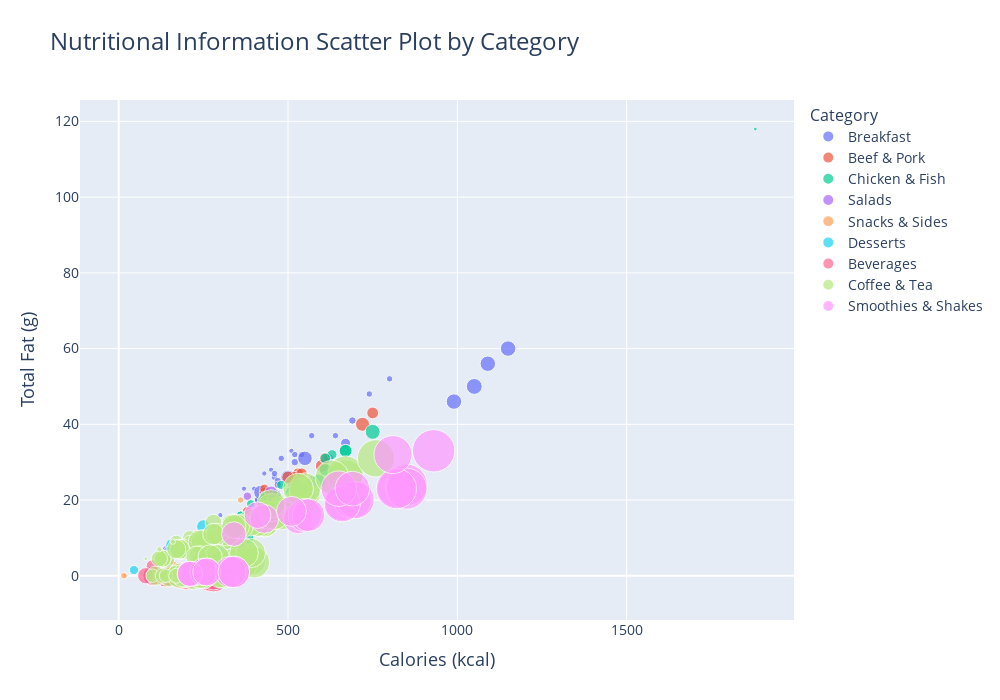

Notebook cell for this chart:
### Code cell
# scatter plot
fig = px.scatter(data, 
                  x="Calories", 
                 y="Total Fat", 
                 size="Sugars", 
                 color="Category",  # Use Category for color coding
                 hover_name="Item",
                 title="Nutritional Information Scatter Plot by Category",
                 labels={"Calories": "Calories (kcal)", "Total Fat": "Total Fat (g)"},
                 size_max=30)
fig.update_layout(
    width=1000,  # Set the width of the plot
    height=700,  # Set the height of the plot
    title_font=dict(size=24),
    xaxis_title_font=dict(size=18),
    yaxis_title_font=dict(size=18),
    legend_title_font=dict(size=16),
    font=dict(size=14)  # General font size
)

# Show the plot
fig.show()

### Figure 1 — Plotly figure (JSON) as saved in the notebook; plotly's stock layout.template omitted (floating-point values rounded to 4 significant figures)
{"data": [{"hovertemplate": "<b>%{hovertext}</b><br><br>Category=Breakfast<br>Calories (kcal)=%{x}<br>Total Fat (g)=%{y}<br>Sugars=%{marker.size}<extra></extra>", "hovertext": ["Egg McMuffin", "Egg White Delight", "Sausage McMuffin", "Sausage McMuffin with Egg", "Sausage McMuffin with Egg Whites", "Steak & Egg McMuffin", "Bacon, Egg & Cheese Biscuit (Regular Biscuit)", "Bacon, Egg & Cheese Biscuit (Large Biscuit)", "Bacon, Egg & Cheese Biscuit with Egg Whites (Regular Biscuit)", "Bacon, Egg & Cheese Biscuit with Egg Whites (Large Biscuit)", "Sausage Biscuit (Regular Biscuit)", "Sausage Biscuit (Large Biscuit)", "Sausage Biscuit with Egg (Regular Biscuit)", "Sausage Biscuit with Egg (Large Biscuit)", "Sausage Biscuit with Egg Whites (Regular Biscuit)", "Sausage Biscuit with Egg Whites (Large Biscuit)", "Southern Style Chicken Biscuit (Regular Biscuit)", "Southern Style Chicken Biscuit (Large Biscuit)", "Steak & Egg Biscuit (Regular Biscuit)", "Bacon, Egg & Cheese McGriddles", "Bacon, Egg & Cheese McGriddles with Egg Whites", "Sausage McGriddles", "Sausage, Egg & Cheese McGriddles", "Sausage, Egg & Cheese McGriddles with Egg Whites", "Bacon, Egg & Cheese Bagel", "Bacon, Egg & Cheese Bagel with Egg Whites", "Steak, Egg & Cheese Bagel", "Big Breakfast (Regular Biscuit)", "Big Breakfast (Large Biscuit)", "Big Breakfast with Egg Whites (Regular Biscuit)", "Big Breakfast with Egg Whites (Large Biscuit)", "Big Breakfast with Hotcakes (Regular Biscuit)", "Big Breakfast with Hotcakes (Large Biscuit)", "Big Breakfast with Hotcakes and Egg Whites (Regular Biscuit)", "Big Breakfast with Hotcakes and Egg Whites (Large Biscuit)", "Hotcakes", "Hotcakes and Sausage", "Sausage Burrito", "Hash Brown", "Cinnamon Melts", "Fruit & Maple Oatmeal", "Fruit & Maple Oatmeal without Brown Sugar"], "legendgroup": "Breakfast", "marker": {"color": "#636efa", "size": [3, 3, 2, 2, 2, 3, 3, 4, 3, 4, 2, 3, 2, 3, 3, 3, 3, 4, 3, 15, 16, 15, 15, 15, 7, 8, 7, 3, 3, 3, 4, 17, 17, 17, 18, 14, 14, 2, 0, 32, 32, 18], "sizemode": "area", "sizeref": 0.1422, "symbol": "circle"}, "mode": "markers", "name": "Breakfast", "orientation": "v", "showlegend": true, "type": "scatter", "x": [300, 250, 370, 450, 400, 430, 460, 520, 410, 470, 430, 480, 510, 570, 460, 520, 410, 470, 540, 460, 400, 420, 550, 500, 620, 570, 670, 740, 800, 640, 690, 1090, 1150, 990, 1050, 350, 520, 300, 150, 460, 290, 260], "xaxis": "x", "y": [13, 8, 23, 28, 23, 23, 26, 30, 20, 25, 27, 31, 33, 37, 27, 32, 20, 24, 32, 21, 15, 22, 31, 26, 31, 25, 35, 48, 52, 37, 41, 56, 60, 46, 50, 9, 24, 16, 9, 19, 4, 4], "yaxis": "y"}, {"hovertemplate": "<b>%{hovertext}</b><br><br>Category=Beef & Pork<br>Calories (kcal)=%{x}<br>Total Fat (g)=%{y}<br>Sugars=%{marker.size}<extra></extra>", "hovertext": ["Big Mac", "Quarter Pounder with Cheese", "Quarter Pounder with Bacon & Cheese", "Quarter Pounder with Bacon Habanero Ranch", "Quarter Pounder Deluxe", "Double Quarter Pounder with Cheese", "Hamburger", "Cheeseburger", "Double Cheeseburger", "Bacon Clubhouse Burger", "McDouble", "Bacon McDouble", "Daily Double", "Jalapeño Double", "McRib"], "legendgroup": "Beef & Pork", "marker": {"color": "#EF553B", "size": [9, 10, 12, 10, 9, 10, 6, 7, 7, 14, 7, 7, 7, 6, 11], "sizemode": "area", "sizeref": 0.1422, "symbol": "circle"}, "mode": "markers", "name": "Beef & Pork", "orientation": "v", "showlegend": true, "type": "scatter", "x": [530, 520, 600, 610, 540, 750, 240, 290, 430, 720, 380, 440, 430, 430, 500], "xaxis": "x", "y": [27, 26, 29, 31, 27, 43, 8, 11, 21, 40, 17, 22, 22, 23, 26], "yaxis": "y"}, {"hovertemplate": "<b>%{hovertext}</b><br><br>Category=Chicken & Fish<br>Calories (kcal)=%{x}<br>Total Fat (g)=%{y}<br>Sugars=%{marker.size}<extra></extra>", "hovertext": ["Premium Crispy Chicken Classic Sandwich", "Premium Grilled Chicken Classic Sandwich", "Premium Crispy Chicken Club Sandwich", "Premium Grilled Chicken Club Sandwich", "Premium Crispy Chicken Ranch BLT Sandwich", "Premium Grilled Chicken Ranch BLT Sandwich", "Bacon Clubhouse Crispy Chicken Sandwich", "Bacon Clubhouse Grilled Chicken Sandwich", "Southern Style Crispy Chicken Sandwich", "McChicken", "Bacon Cheddar McChicken", "Bacon Buffalo Ranch McChicken", "Buffalo Ranch McChicken", "Premium McWrap Chicken & Bacon (Crispy Chicken)", "Premium McWrap Chicken & Bacon (Grilled Chicken)", "Premium McWrap Chicken & Ranch (Crispy Chicken)", "Premium McWrap Chicken & Ranch (Grilled Chicken)", "Premium McWrap Southwest Chicken (Crispy Chicken)", "Premium McWrap Southwest Chicken (Grilled Chicken)", "Premium McWrap Chicken Sweet Chili (Crispy Chicken)", "Premium McWrap Chicken Sweet Chili (Grilled Chicken)", "Chicken McNuggets (4 piece)", "Chicken McNuggets (6 piece)", "Chicken McNuggets (10 piece)", "Chicken McNuggets (20 piece)", "Chicken McNuggets (40 piece)", "Filet-O-Fish"], "legendgroup": "Chicken & Fish", "marker": {"color": "#00cc96", "size": [10, 8, 11, 9, 11, 9, 16, 14, 7, 5, 6, 6, 5, 7, 6, 8, 6, 12, 10, 14, 12, 0, 0, 0, 0, 1, 5], "sizemode": "area", "sizeref": 0.1422, "symbol": "circle"}, "mode": "markers", "name": "Chicken & Fish", "orientation": "v", "showlegend": true, "type": "scatter", "x": [510, 350, 670, 510, 610, 450, 750, 590, 430, 360, 480, 430, 360, 630, 480, 610, 450, 670, 520, 540, 380, 190, 280, 470, 940, 1880, 390], "xaxis": "x", "y": [22, 9, 33, 20, 28, 15, 38, 25, 19, 16, 24, 21, 16, 32, 19, 31, 18, 33, 20, 23, 10, 12, 18, 30, 59, 118, 19], "yaxis": "y"}, {"hovertemplate": "<b>%{hovertext}</b><br><br>Category=Salads<br>Calories (kcal)=%{x}<br>Total Fat (g)=%{y}<br>Sugars=%{marker.size}<extra></extra>", "hovertext": ["Premium Bacon Ranch Salad (without Chicken)", "Premium Bacon Ranch Salad with Crispy Chicken", "Premium Bacon Ranch Salad with Grilled Chicken", "Premium Southwest Salad (without Chicken)", "Premium Southwest Salad with Crispy Chicken", "Premium Southwest Salad with Grilled Chicken"], "legendgroup": "Salads", "marker": {"color": "#ab63fa", "size": [4, 5, 4, 6, 12, 10], "sizemode": "area", "sizeref": 0.1422, "symbol": "circle"}, "mode": "markers", "name": "Salads", "orientation": "v", "showlegend": true, "type": "scatter", "x": [140, 380, 220, 140, 450, 290], "xaxis": "x", "y": [7, 21, 8, 4.5, 22, 8], "yaxis": "y"}, {"hovertemplate": "<b>%{hovertext}</b><br><br>Category=Snacks & Sides<br>Calories (kcal)=%{x}<br>Total Fat (g)=%{y}<br>Sugars=%{marker.size}<extra></extra>", "hovertext": ["Chipotle BBQ Snack Wrap (Crispy Chicken)", "Chipotle BBQ Snack Wrap (Grilled Chicken)", "Honey Mustard Snack Wrap (Crispy Chicken)", "Honey Mustard Snack Wrap (Grilled Chicken)", "Ranch Snack Wrap (Crispy Chicken)", "Ranch Snack Wrap (Grilled Chicken)", "Small French Fries", "Medium French Fries", "Large French Fries", "Kids French Fries", "Side Salad", "Apple Slices", "Fruit 'n Yogurt Parfait"], "legendgroup": "Snacks & Sides", "marker": {"color": "#FFA15A", "size": [8, 7, 3, 2, 3, 2, 0, 0, 0, 0, 2, 3, 23], "sizemode": "area", "sizeref": 0.1422, "symbol": "circle"}, "mode": "markers", "name": "Snacks & Sides", "orientation": "v", "showlegend": true, "type": "scatter", "x": [340, 260, 330, 250, 360, 280, 230, 340, 510, 110, 20, 15, 150], "xaxis": "x", "y": [15, 8, 15, 8, 20, 13, 11, 16, 24, 5, 0, 0, 2], "yaxis": "y"}, {"hovertemplate": "<b>%{hovertext}</b><br><br>Category=Desserts<br>Calories (kcal)=%{x}<br>Total Fat (g)=%{y}<br>Sugars=%{marker.size}<extra></extra>", "hovertext": ["Baked Apple Pie", "Chocolate Chip Cookie", "Oatmeal Raisin Cookie", "Kids Ice Cream Cone", "Hot Fudge Sundae", "Hot Caramel Sundae", "Strawberry Sundae"], "legendgroup": "Desserts", "marker": {"color": "#19d3f3", "size": [13, 15, 13, 6, 48, 43, 45], "sizemode": "area", "sizeref": 0.1422, "symbol": "circle"}, "mode": "markers", "name": "Desserts", "orientation": "v", "showlegend": true, "type": "scatter", "x": [250, 160, 150, 45, 330, 340, 280], "xaxis": "x", "y": [13, 8, 6, 1.5, 9, 8, 6], "yaxis": "y"}, {"hovertemplate": "<b>%{hovertext}</b><br><br>Category=Beverages<br>Calories (kcal)=%{x}<br>Total Fat (g)=%{y}<br>Sugars=%{marker.size}<extra></extra>", "hovertext": ["Coca-Cola Classic (Small)", "Coca-Cola Classic (Medium)", "Coca-Cola Classic (Large)", "Coca-Cola Classic (Child)", "Diet Coke (Small)", "Diet Coke (Medium)", "Diet Coke (Large)", "Diet Coke (Child)", "Dr Pepper (Small)", "Dr Pepper (Medium)", "Dr Pepper (Large)", "Dr Pepper (Child)", "Diet Dr Pepper (Small)", "Diet Dr Pepper (Medium)", "Diet Dr Pepper (Large)", "Diet Dr Pepper (Child)", "Sprite (Small)", "Sprite (Medium)", "Sprite (Large)", "Sprite (Child)", "1% Low Fat Milk Jug", "Fat Free Chocolate Milk Jug", "Minute Maid 100% Apple Juice Box", "Minute Maid Orange Juice (Small)", "Minute Maid Orange Juice (Medium)", "Minute Maid Orange Juice (Large)", "Dasani Water Bottle"], "legendgroup": "Beverages", "marker": {"color": "#FF6692", "size": [39, 55, 76, 28, 0, 0, 0, 0, 35, 51, 70, 26, 0, 0, 0, 0, 37, 54, 74, 27, 12, 22, 19, 30, 39, 58, 0], "sizemode": "area", "sizeref": 0.1422, "symbol": "circle"}, "mode": "markers", "name": "Beverages", "orientation": "v", "showlegend": true, "type": "scatter", "x": [140, 200, 280, 100, 0, 0, 0, 0, 140, 190, 270, 100, 0, 0, 0, 0, 140, 200, 280, 100, 100, 130, 80, 150, 190, 280, 0], "xaxis": "x", "y": [0, 0, 0, 0, 0, 0, 0, 0, 0, 0, 0, 0, 0, 0, 0, 0, 0, 0, 0, 0, 2.5, 0, 0, 0, 0, 0, 0], "yaxis": "y"}, {"hovertemplate": "<b>%{hovertext}</b><br><br>Category=Coffee & Tea<br>Calories (kcal)=%{x}<br>Total Fat (g)=%{y}<br>Sugars=%{marker.size}<extra></extra>", "hovertext": ["Iced Tea (Small)", "Iced Tea (Medium)", "Iced Tea (Large)", "Iced Tea (Child)", "Sweet Tea (Small)", "Sweet Tea (Medium)", "Sweet Tea (Large)", "Sweet Tea (Child)", "Coffee (Small)", "Coffee (Medium)", "Coffee (Large)", "Latte (Small)", "Latte (Medium)", "Latte (Large)", "Caramel Latte (Small)", "Caramel Latte (Medium)", "Caramel Latte (Large)", "Hazelnut Latte (Small)", "Hazelnut Latte (Medium)", "Hazelnut Latte (Large)", "French Vanilla Latte (Small)", "French Vanilla Latte (Medium)", "French Vanilla Latte (Large)", "Latte with Sugar Free French Vanilla Syrup (Small)", "Latte with Sugar Free French Vanilla Syrup (Medium)", "Latte with Sugar Free French Vanilla Syrup (Large)", "Nonfat Latte (Small)", "Nonfat Latte (Medium)", "Nonfat Latte (Large)", "Nonfat Caramel Latte (Small)", "Nonfat Caramel Latte (Medium)", "Nonfat Caramel Latte (Large)", "Nonfat Hazelnut Latte (Small)", "Nonfat Hazelnut Latte (Medium)", "Nonfat Hazelnut Latte (Large)", "Nonfat French Vanilla Latte (Small)", "Nonfat French Vanilla Latte (Medium)", "Nonfat French Vanilla Latte (Large)", "Nonfat Latte with Sugar Free French Vanilla Syrup (Small)", "Nonfat Latte with Sugar Free French Vanilla Syrup (Medium)", "Nonfat Latte with Sugar Free French Vanilla Syrup (Large)", "Mocha (Small)", "Mocha (Medium)", "Mocha (Large)", "Mocha with Nonfat Milk (Small)", "Mocha with Nonfat Milk (Medium)", "Mocha with Nonfat Milk (Large)", "Caramel Mocha (Small)", "Caramel Mocha (Medium)", "Caramel Mocha (Large)", "Nonfat Caramel Mocha (Small)", "Nonfat Caramel Mocha (Medium)", "Nonfat Caramel Mocha (Large)", "Hot Chocolate (Small)", "Hot Chocolate (Medium)", "Hot Chocolate (Large)", "Hot Chocolate with Nonfat Milk (Small)", "Hot Chocolate with Nonfat Milk (Medium)", "Hot Chocolate with Nonfat Milk (Large)", "Regular Iced Coffee (Small)", "Regular Iced Coffee (Medium)", "Regular Iced Coffee (Large)", "Caramel Iced Coffee (Small)", "Caramel Iced Coffee (Medium)", "Caramel Iced Coffee (Large)", "Hazelnut Iced Coffee (Small)", "Hazelnut Iced Coffee (Medium)", "Hazelnut Iced Coffee (Large)", "French Vanilla Iced Coffee (Small)", "French Vanilla Iced Coffee (Medium)", "French Vanilla Iced Coffee (Large)", "Iced Coffee with Sugar Free French Vanilla Syrup (Small)", "Iced Coffee with Sugar Free French Vanilla Syrup (Medium)", "Iced Coffee with Sugar Free French Vanilla Syrup (Large)", "Iced Mocha (Small)", "Iced Mocha (Medium)", "Iced Mocha (Large)", "Iced Mocha with Nonfat Milk (Small)", "Iced Mocha with Nonfat Milk (Medium)", "Iced Mocha with Nonfat Milk (Large)", "Iced Caramel Mocha (Small)", "Iced Caramel Mocha (Medium)", "Iced Caramel Mocha (Large)", "Iced Nonfat Caramel Mocha (Small)", "Iced Nonfat Caramel Mocha (Medium)", "Iced Nonfat Caramel Mocha (Large)", "Frappé Mocha (Small)", "Frappé Mocha (Medium)", "Frappé Mocha (Large)", "Frappé Caramel (Small)", "Frappé Caramel (Medium)", "Frappé Caramel (Large)", "Frappé Chocolate Chip (Small)", "Frappé Chocolate Chip (Medium)", "Frappé Chocolate Chip (Large)"], "legendgroup": "Coffee & Tea", "marker": {"color": "#B6E880", "size": [0, 0, 0, 0, 36, 45, 54, 27, 0, 0, 0, 12, 15, 20, 38, 48, 59, 38, 47, 58, 36, 45, 56, 12, 15, 20, 13, 16, 21, 39, 48, 59, 38, 48, 59, 37, 46, 56, 13, 16, 21, 42, 53, 63, 43, 53, 64, 40, 50, 60, 41, 51, 61, 45, 56, 68, 46, 57, 69, 22, 30, 45, 21, 28, 42, 20, 28, 41, 19, 26, 39, 1, 2, 2, 34, 43, 62, 35, 43, 62, 33, 41, 59, 33, 41, 59, 57, 71, 88, 57, 71, 88, 67, 81, 99], "sizemode": "area", "sizeref": 0.1422, "symbol": "circle"}, "mode": "markers", "name": "Coffee & Tea", "orientation": "v", "showlegend": true, "type": "scatter", "x": [0, 0, 0, 0, 150, 180, 220, 110, 0, 0, 0, 170, 210, 280, 270, 340, 430, 270, 330, 430, 260, 330, 420, 210, 260, 330, 100, 130, 170, 200, 250, 310, 200, 250, 310, 190, 240, 300, 140, 170, 220, 340, 410, 500, 270, 330, 390, 320, 390, 480, 250, 310, 370, 360, 440, 540, 280, 340, 400, 140, 190, 270, 130, 180, 260, 130, 180, 250, 120, 170, 240, 80, 120, 160, 290, 350, 480, 240, 290, 390, 280, 340, 460, 230, 270, 370, 450, 550, 670, 450, 550, 670, 530, 630, 760], "xaxis": "x", "y": [0, 0, 0, 0, 0, 0, 0, 0, 0, 0, 0, 9, 10, 14, 9, 10, 14, 9, 10, 14, 9, 10, 14, 9, 10, 14, 0, 0, 0.5, 0, 0, 0.5, 0, 0, 0.5, 0, 0, 0.5, 0, 0, 0.5, 11, 14, 17, 3.5, 3.5, 4, 11, 14, 17, 3.5, 3.5, 3.5, 13, 16, 20, 3.5, 3.5, 3.5, 4.5, 7, 9, 4.5, 7, 9, 4.5, 7, 9, 4.5, 7, 9, 4.5, 7, 9, 11, 13, 16, 5, 5, 6, 11, 13, 16, 5, 5, 6, 18, 22, 26, 19, 23, 27, 23, 26, 31], "yaxis": "y"}, {"hovertemplate": "<b>%{hovertext}</b><br><br>Category=Smoothies & Shakes<br>Calories (kcal)=%{x}<br>Total Fat (g)=%{y}<br>Sugars=%{marker.size}<extra></extra>", "hovertext": ["Blueberry Pomegranate Smoothie (Small)", "Blueberry Pomegranate Smoothie (Medium)", "Blueberry Pomegranate Smoothie (Large)", "Strawberry Banana Smoothie (Small)", "Strawberry Banana Smoothie (Medium)", "Strawberry Banana Smoothie (Large)", "Mango Pineapple Smoothie (Small)", "Mango Pineapple Smoothie (Medium)", "Mango Pineapple Smoothie (Large)", "Vanilla Shake (Small)", "Vanilla Shake (Medium)", "Vanilla Shake (Large)", "Strawberry Shake (Small)", "Strawberry Shake (Medium)", "Strawberry Shake (Large)", "Chocolate Shake (Small)", "Chocolate Shake (Medium)", "Chocolate Shake (Large)", "Shamrock Shake (Medium)", "Shamrock Shake (Large)", "McFlurry with M&M’s Candies (Small)", "McFlurry with M&M’s Candies (Medium)", "McFlurry with M&M’s Candies (Snack)", "McFlurry with Oreo Cookies (Small)", "McFlurry with Oreo Cookies (Medium)", "McFlurry with Oreo Cookies (Snack)", "McFlurry with Reese's Peanut Butter Cups (Medium)", "McFlurry with Reese's Peanut Butter Cups (Snack)"], "legendgroup": "Smoothies & Shakes", "marker": {"color": "#FF97FF", "size": [44, 54, 70, 44, 54, 70, 46, 56, 72, 63, 81, 101, 79, 100, 123, 77, 97, 120, 93, 115, 89, 128, 59, 64, 85, 43, 103, 51], "sizemode": "area", "sizeref": 0.1422, "symbol": "circle"}, "mode": "markers", "name": "Smoothies & Shakes", "orientation": "v", "showlegend": true, "type": "scatter", "x": [220, 260, 340, 210, 250, 330, 210, 260, 340, 530, 660, 820, 550, 690, 850, 560, 700, 850, 660, 820, 650, 930, 430, 510, 690, 340, 810, 410], "xaxis": "x", "y": [0.5, 1, 1, 0.5, 1, 1, 0.5, 1, 1, 15, 19, 23, 16, 20, 24, 16, 20, 23, 19, 23, 23, 33, 15, 17, 23, 11, 32, 16], "yaxis": "y"}], "layout": {"font": {"size": 14}, "height": 700, "legend": {"itemsizing": "constant", "title": {"font": {"size": 16}, "text": "Category"}, "tracegroupgap": 0}, "title": {"font": {"size": 24}, "text": "Nutritional Information Scatter Plot by Category"}, "width": 1000, "xaxis": {"anchor": "y", "autorange": true, "domain": [0, 1], "range": [-114.4, 1994.0], "title": {"font": {"size": 18}, "text": "Calories (kcal)"}, "type": "linear"}, "yaxis": {"anchor": "x", "autorange": true, "domain": [0, 1], "range": [-11.7, 125.7], "title": {"font": {"size": 18}, "text": "Total Fat (g)"}, "type": "linear"}}}
